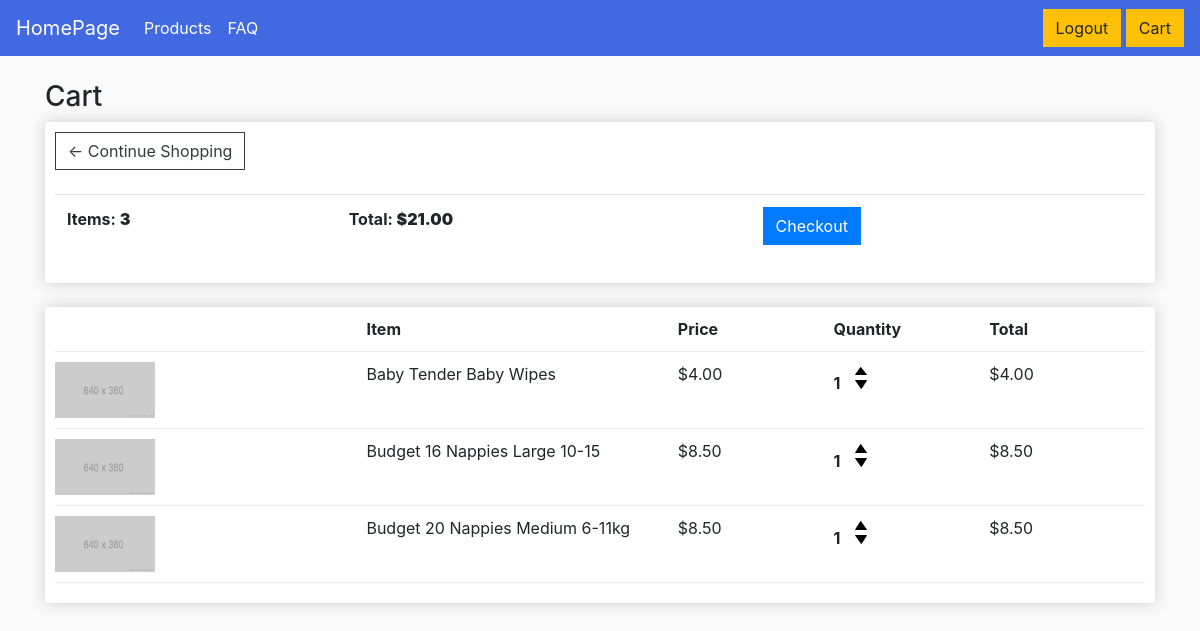
/cart/ (signed in), run on an earlier commit of the app's database.
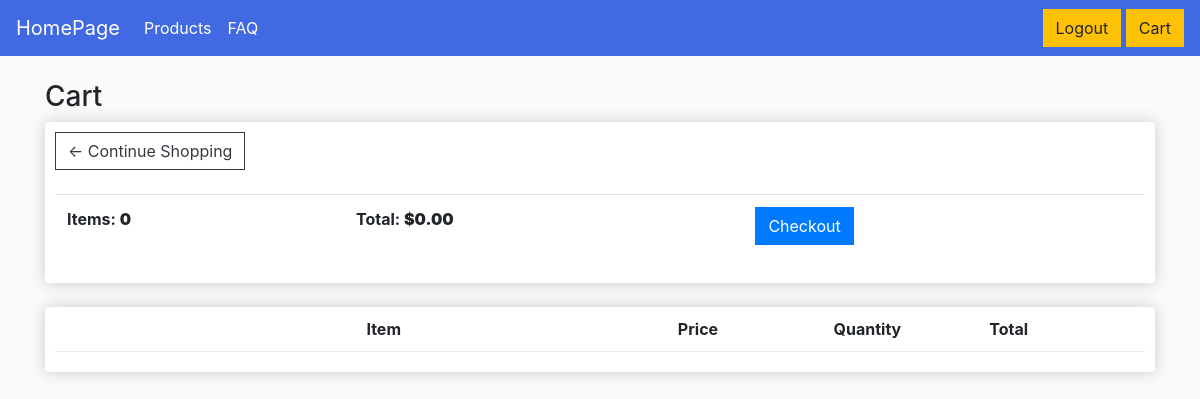
And on a later commit of the database.
### store/models.py (models this page shows, shortened)
class Order(models.Model):
    customer = models.ForeignKey(Customer, on_delete=models.SET_NULL, null=True, blank=True)
    date_ordered = models.DateTimeField(auto_now_add=True)
    complete = models.BooleanField(default=False)
    transaction_id = models.CharField(max_length=100, null=True)
    shipping_status = models.CharField(max_length=50, null=True, default='Pending')
    payment_status = models.CharField(max_length=50, null=True, default='Pending')
    @property
    def get_cart_total(self):
        orderitems = self.orderitem_set.all()
        total = sum([item.get_total for item in orderitems])
        return total
    @property
    def get_cart_items(self):
        orderitems = self.orderitem_set.all()
        total = sum([item.quantity for item in orderitems])
        return total

class OrderItem(models.Model):
    product = models.ForeignKey(Product, on_delete=models.SET_NULL, null=True)
    order = models.ForeignKey(Order, on_delete=models.SET_NULL, null=True)
    quantity = models.IntegerField(default=0, null=True, blank=True)
    date_added = models.DateTimeField(auto_now_add=True)
    @property
    def get_total(self):
        total = self.product.current_price * self.quantity
        return total

class Product(models.Model):
    item_id = models.IntegerField(null=False, blank=True, primary_key=True)
    item_code = models.CharField(max_length=100)
    item_name = models.CharField(max_length=255)
    category_id = models.IntegerField()
    current_price = models.FloatField()

### store/views.py (the view, shortened to what this page needs)
# urls.py: path('cart/',views.cart, name='cart'),
def cart(request):
    if request.user.is_authenticated:
        customer, created = Customer.objects.get_or_create(user = request.user) #when a user registers have to make sure that a customer object is also created or retrieved so that that user can then shop
        order, created = Order.objects.get_or_create(customer=customer, complete=False)
        items = order.orderitem_set.all()
    context = {'items':items, 'order': order}
    return render (request, 'store/cart.html', context)

### store/templates/store/cart.html (shortened to what this page needs)
{% extends 'store/main.html' %}
{% load static %}
{% block content %}
<h3>Cart</h3>
<div class="row">
     <div class="col-lg-12">
          <div class="box-element">
               <th><a class="btn btn-outline-dark" href="{% url 'product' %}"> &#x2190; Continue Shopping </a></th>
               <br>
               <br>
               <table class="table">
                    <tr>
                        <th>Items: <strong>{{ order.get_cart_items|floatformat:0 }}</strong></th>
                        <th>Total: <strong>${{ order.get_cart_total|floatformat:2 }}</strong></th>
                        <th><a href="{% url 'checkout' %}" class="btn btn-primary">Checkout</a></th>
                    </tr>
                </table>
          </div>
          <br>
          <div class="box-element">
               <div class="cart-row">
                    <div style="flex:2"></div>
                    <div style="flex:2"><strong>Item</strong></div>
                    <div style="flex:1"><strong>Price</strong></div>
                    <div style="flex:1"><strong>Quantity</strong></div>
                    <div style="flex:1"><strong>Total</strong></div>
               </div>
               {%for item in items %}
               <div class="cart-row">
                    <div style="flex:2"><img class="row-image" src="{% static 'images/placeholder.png' %}"></div>
                    <div style="flex:2">
                         <p>{{item.product.item_name}}</p>
                    </div>
                    <div style="flex:1">
                         <p>${{item.product.current_price|floatformat:2}}</p>
                    </div>
                    <div style="flex:1">
                         <p class="quantity">{{item.quantity}}</p>
                         <div class="quantity">
                              <img class="chg-quantity" src="{% static  'images/arrow-up.png' %}"
                                   data-product="{{item.product.item_id}}" data-action="add">
                              <img class="chg-quantity" src="{% static  'images/arrow-down.png' %}"
                                   data-product="{{item.product.item_id}}" data-action="remove">
                         </div>
                    </div>
                    <div style="flex:1">
                         <p>${{item.get_total|floatformat:2}}</p>
                    </div>
               </div>
               {%endfor%}
          </div>
     </div>
</div>
{% endblock content %}

### store/templates/store/main.html (shortened to what this page needs)
<!DOCTYPE html>
{% load static %}
<html lang="en">
<head>
  <link rel="stylesheet" href="https://stackpath.bootstrapcdn.com/bootstrap/4.4.1/css/bootstrap.min.css"
 />
  <link rel="stylesheet" type="text/css" href="{% static 'css/main.css' %}" />
</head>
<body>
  <nav class="navbar navbar-expand-lg navbar-dark bg-dark">
    <a class="navbar-brand" href="{% url 'product' %}">HomePage</a>
    <ul class="navbar-nav mr-auto">
      <li class="nav-item active">
        <a class="nav-link" href="{% url 'product' %}">Products <span class="sr-only">(current)</span></a>
      </li>
      <li class="nav-item active">
        <a class="nav-link" href="{% url 'faq' %}">FAQ <span class="sr-only">(current)</span></a>
      </li>
    </ul>
    <div class="form-inline my-2 my-lg-0">
      <div class="single-btn">
        {% if user.is_authenticated %}
        <a href="{% url 'logout' %}" class="btn btn-warning">Logout</a>
        {% else %}
        <a href="{% url 'login' %}" class="btn btn-warning">Login</a>
        <a href="{% url 'register' %}" class="btn btn-warning">Register</a>
        {% endif %}
        <a class="btn btn-warning" href="{% url 'cart' %}">Cart</a>
      </div>
    </div>
  </nav>
  <div class="container mt-4">{% block content %} {% endblock content %}</div>
</body>
</html>

### static/css/main.css (style rules this page uses)
body { background-color: hsl(0, 0%, 98%); }
.bg-dark { background-color: royalblue !important; }
.box-element { box-shadow: hsl(0, 0%, 80%) 0 0 16px; background-color: #fff; border-radius: 4px; padding: 10px; }
.btn { border-radius: 0px; }
.cart-row { display: flex; align-items: flex-stretch; padding-bottom: 10px; margin-bottom: 10px; border-bottom: 1px solid #ececec; }

What changed in the data, as far as the page shows it:
removed OrderItem: product.item_name "Baby Tender Baby Wipes", product.current_price "4.00", quantity "1", get_total "4.00"
removed OrderItem: product.item_name "Budget 16 Nappies Large 10-15", product.current_price "8.50", quantity "1", get_total "8.50"
removed OrderItem: product.item_name "Budget 20 Nappies Medium 6-11kg", product.current_price "8.50", quantity "1", get_total "8.50"
computed for Order: get_cart_items "3" → "0"; get_cart_total "21.00" → "0.00"
